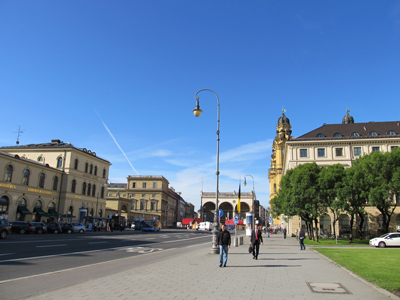
#> input picture city.jpg, 400 x 300 px
$ python imageSplit.py   (Python 2 division)
#> lines starting #> are read from the running program, lines starting #| are printed output that depends on the picture
### kMeans.py
# -*-coding: utf-8 -*-

# 算法实现流程：
# 创建k个点作为起始质心（经常是随机选择）
# 当任意一个点的簇分配发生改变时
#   对数据集中的每个数据点
#       对每个质心
#           计算质心与数据点之间的距离
#       将数据点分配到距其最近的簇
#   对每一个簇，计算簇中所有点的均值并将均值作为质心

from numpy import*
import  time
import matplotlib
import matplotlib.pyplot as plt

# 加载数据集
def loadDataSet(filename):
    dataMat = [map(float,lines.strip().split('\t')) for lines in open(filename).readlines()]
    return mat(dataMat)

# 计算距离,输入为array类型，只有array才能实现对应元素相减的操作
def distEclud(vecA, vecB):
    vecA = array(vecA)
    vecB = array(vecB)
    return sqrt(sum(power(vecA - vecB,2)))

# 构建k个随机簇中心
# [6 lines left out: function randCent2, not called in this run]

def randCent(dataSet, k):
    n = shape(dataSet)[1]
    centroids = mat(zeros((k,n)))#create centroid mat
    for j in range(n):#create random cluster centers, within bounds of each dimension
        minJ = min(dataSet[:,j])
        rangeJ = float(max(dataSet[:,j]) - minJ)
        centroids[:,j] = mat(minJ + rangeJ * random.rand(k,1))
    return centroids

def find_all_index(arr,item):
    return [i for i,a in enumerate(arr) if a==item]

# k-均值算法
# [103 lines left out: functions kMeans2, kMeans, biKmeans2, not called in this run]


def biKmeans(dataSet, k, distMeas=distEclud):
    m = shape(dataSet)[0]
    clusterAssment = mat(zeros((m,2)))                   # 存储每一个样本点的类标签和距离簇中心的距离
    centroid0 = mean(dataSet, axis=0).tolist()[0]        # 初始化簇中心
    centList =[centroid0] #create a list with one centroid
    for j in range(m):#calc initial Error
        clusterAssment[j,1] = distMeas(mat(centroid0), dataSet[j,:])**2   # 初始化clusterAssment的第二列距离
    while (len(centList) < k):
        lowestSSE = inf
        for i in range(len(centList)):
            ptsInCurrCluster = dataSet[nonzero(clusterAssment[:,0].A==i)[0],:]#get the data points currently in cluster i
            centroidMat, splitClustAss = kMeans3(ptsInCurrCluster, 2, distMeas)
            sseSplit = sum(splitClustAss[:,1])#compare the SSE to the currrent minimum
            sseNotSplit = sum(clusterAssment[nonzero(clusterAssment[:,0].A!=i)[0],1])
            #print "sseSplit, and notSplit: ",sseSplit,sseNotSplit
            if (sseSplit + sseNotSplit) < lowestSSE:
                bestCentToSplit = i
                bestNewCents = centroidMat
                bestClustAss = splitClustAss.copy()
                lowestSSE = sseSplit + sseNotSplit
        bestClustAss[nonzero(bestClustAss[:,0].A == 1)[0],0] = len(centList) #change 1 to 3,4, or whatever
        bestClustAss[nonzero(bestClustAss[:,0].A == 0)[0],0] = bestCentToSplit
        #print 'the bestCentToSplit is: ',bestCentToSplit
        #print 'the len of bestClustAss is: ', len(bestClustAss)
        centList[bestCentToSplit] = bestNewCents[0,:].tolist()[0]#replace a centroid with two best centroids
        centList.append(bestNewCents[1,:].tolist()[0])
        clusterAssment[nonzero(clusterAssment[:,0].A == bestCentToSplit)[0],:]= bestClustAss#reassign new clusters, and SSE
    return mat(centList), clusterAssment

def kMeans3(dataSet, k, distMeas=distEclud, createCent=randCent):
    m = shape(dataSet)[0]
    clusterAssment = mat(zeros((m,2)))#create mat to assign data points to a centroid, also holds SE of each point
    centroids = createCent(dataSet, k)
    newcentroids = createCent(dataSet, k)
    clusterChanged = True
    #i = 0
    while clusterChanged:
        clusterChanged = False
        #i += 1
        dataSet1 = dataSet.T
        g = tile(sum((multiply(centroids,centroids)),axis = 1),(1,m))-2*centroids*dataSet1
        clusterAssment[:,0] = argsort(g,axis = 0).T[:,0]
        clusterAssment[:,1] = (g.max(axis=0) + sum((multiply(dataSet1,dataSet1)),axis = 0)).T
        #print shape(clusterAssment)
        for cent in range(k):#recalculate centroids
            ptsInClust = dataSet[nonzero(clusterAssment[:, 0].A == cent)[0]]                # get all the point in this cluster
            newcentroids[cent,:] = mean(ptsInClust, axis=0)                                    # assign centroid to mean
        if newcentroids.tolist().__eq__(centroids.tolist()) != True:
            centroids = newcentroids.copy()
            clusterChanged = True
    return centroids, clusterAssment


#% % 采用K - means + +算法初始化聚类中心
#centroids = X(:, 1 + round(rand * (size(X, 2) - 1)));
#labels = ones(1, size(X, 2));
#for i = 2:k
#D = X - centroids(:, labels);
#D = cumsum(sqrt(dot(D, D, 1)));
#if D(end) == 0, centroids(:,
#    i:k) = X(:, ones(1, k - i + 1)); return;
#end
#centroids(:, i) = X(:, find(rand < D / D(end), 1));
#[~, labels] = max(bsxfun( @ minus, 2 * real(centroids'*X),dot(centroids,centroids,1).'));
#end

#% % 标准Kmeans算法
#for iter = 1:max_iter
#for i = 1:k, l = labels == i; centroids(:, i) = sum(X(:, l), 2) / sum(l);
#end
#[~, labels] = max(bsxfun( @ minus, 2 * real(centroids'*X),dot(centroids,centroids,1).'), [], 1);
#end
####kmeans++和kmeans,这里的dataSet是列是样本
# [5 lines left out: function kMeans4, not called in this run]

### imageSplit.py
# -*- coding: utf-8 -*-

import kMeans
from numpy import*
from matplotlib.pyplot import*
import matplotlib.pyplot as plt
import cv2
from skimage import io,data,color
import time

st = time.time()
my_ima = imread('city.jpg')
#> my_ima is the input picture: shape (300, 400, 3); mean R, G, B 100.2, 128.8, 162.2
fig0 = plt.figure()
ax0 = fig0.add_subplot(111)
imshow(my_ima)
lab = color.rgb2lab(my_ima)
#> lab: shape (300, 400, 3) float64; mean of channels 0, 1, 2 53, 2, -19.6
ab = double(lab[:,:,1:3])
nrows = ab.shape[0]
#> nrows = 300
ncols = ab.shape[1]
#> ncols = 400
X = ab.reshape(nrows*ncols,2)
#> X = 120000 pairs, first value -29.88 to 63.54, second value -69.28 to 76.57
fig1 = plt.figure()
ax1 = fig1.add_subplot(111)
ax1.scatter(X[:,0],X[:,1])

k = 10
centList, clusterAssment = kMeans.biKmeans(X,k)
#> in biKmeans, `centroid0 = mean(dataSet, axis=0).tolist()[0]`: centroid0 = 1.99
#> in biKmeans, `centList =[centroid0]`: centList = [1.99]
#> the loop in biKmeans, `for j in range(m):#calc initial Error` made 120000 passes
#> after the loop in biKmeans, `for j in range(m):#calc initial Error`: clusterAssment = 120000 pairs, first value 0 to 0, second value 0.174 to 5866.9
#> the loop in biKmeans, `while (len(centList) < k):` made 9 passes
#> after the loop in biKmeans, `while (len(centList) < k):`: bestCentToSplit = 5; bestClustAss = 5229 pairs, first value 5 to 9, second value 55.94 to 2206.5; bestNewCents = [[-12.23, 20.91], [1.02, 27.78]]; centList = [[0.209, 6.86], [-1.16, -37.11], [2.97, -45.55], [-20.88, 37.53], [-0.974, -10.78], [-12.23, 20.91], [8.77, -48.43], [0.626, -1.99], [-2.9, -26.19], [1.02, 27.78]]; clusterAssment = 120000 pairs, first value 0 to 9, second value 10.59 to 5954.5
fig2 = plt.figure()
ax2 = fig2.add_subplot(111)
centroids = array(centList)
#> centroids has the same summary as centList in biKmeans
datMat = array(X)
#> datMat has the same summary as X
colorList = ['b','c','g','k','r','y','m','w']
makerList = ['.','^','*','+','o']
for i in range(k):
    ax2.scatter(datMat[kMeans.find_all_index(clusterAssment[:,0], i),0],datMat[kMeans.find_all_index(clusterAssment[:,0], i),1],c = colorList[i%8],marker = makerList[3])
    ax2.scatter(centroids[:,0],centroids[:,1],marker = makerList[4] ,c=colorList[4])
plt.title('Graph of k_Means ')
fig3 = plt.figure()
ax3 = fig3.add_subplot(111)
Y = (30*(clusterAssment[:,0].T)[0]).reshape(nrows,ncols)
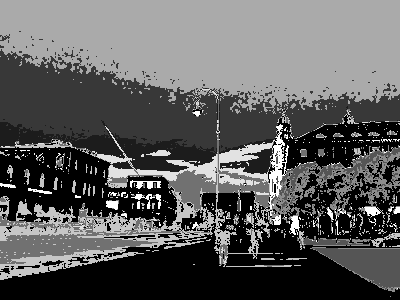
#> Y: shape (300, 400) float64; min 0, max 270, mean 98.6; drawn with min black and max white
#Yrgb = color.lab2rgb(Y)
et = time.time()
print 'The total time is:', et-st
plt.imshow(Y)
plt.axis('off')
show()
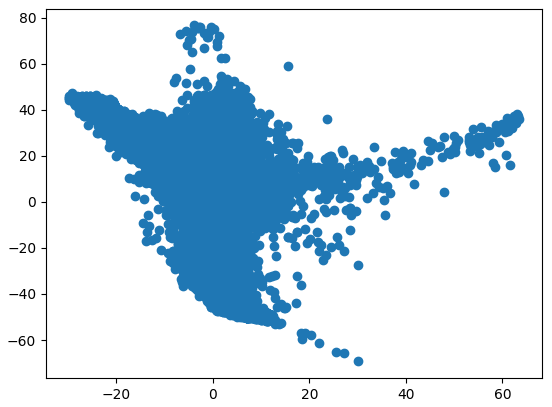
#> figure drawn by matplotlib, 1 panel
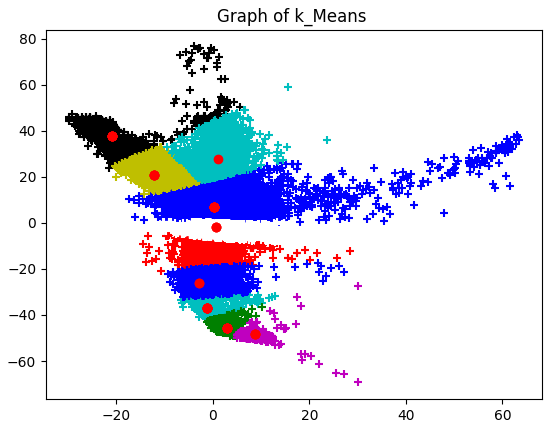
#> figure drawn by matplotlib, 1 panel
